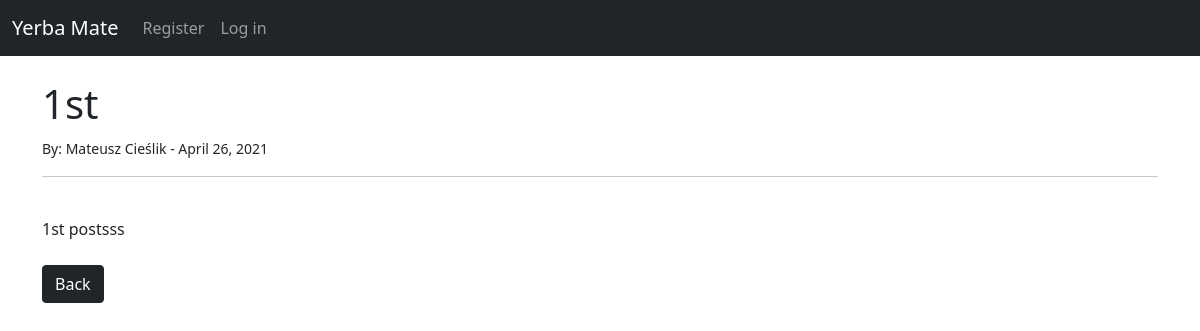
Before: /article/1 with the older database file.
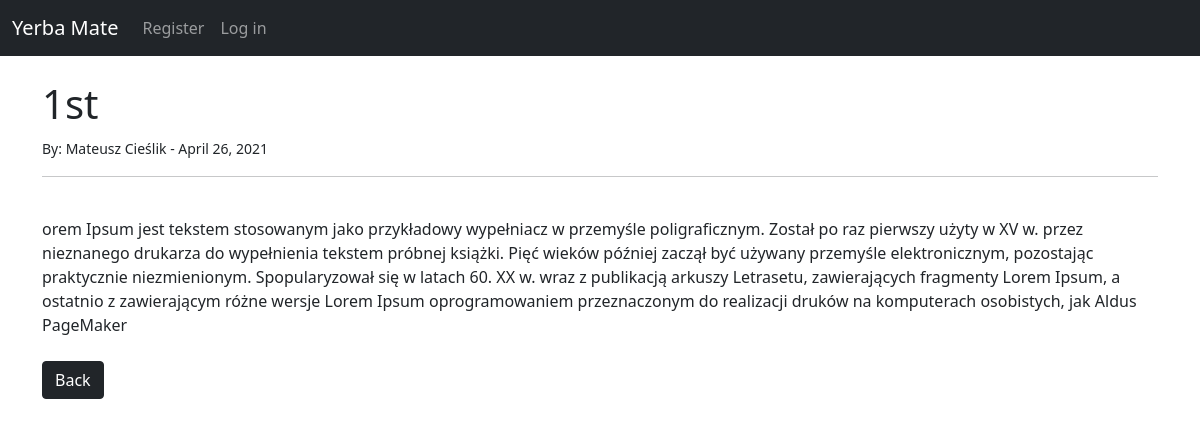
After: the same page with the newer database file.
### yerbata/models.py (models this page shows, shortened)
class Post(models.Model):
    title = models.CharField(max_length=255)
    title_tag = models.CharField(max_length=255, default="Yerba Mate")
    author = models.ForeignKey(User, on_delete=models.CASCADE)
    body = models.TextField()
    post_date = models.DateField(auto_now_add=True)
    category = models.CharField(max_length=255, default='Tea')

### yerbata/views.py (the view)
# urls.py: path('article/<int:pk>', ArticleDetailView.as_view(), name='article-detail'),
class ArticleDetailView(DetailView):
    model = Post
    template_name = 'article_details.html'

### yerbata/templates/article_details.html (shortened to what this page needs)
{% extends 'base.html' %}
{% block content %}
    <h1>{{post.title}}</h1>
    <small>By: {{ post.author.first_name }} {{ post.author.last_name }} - {{ post.post_date }}
    </small><br/>
    <hr>
    <br/>
    {{ post.body|safe }}
    <br/><br/>
    <a href="{% url 'home' %}" class = "btn btn-dark">Back</a>
{% endblock %}

Changed rows visible on the page:
changed Post "1st": body "1st postsss" → "orem Ipsum jest tekstem stosowanym jako przykładowy wypełniacz w przemyśle poligraficznym. Został po raz pierwszy użyty w XV w. przez nieznanego drukarza do wypełnienia tekstem próbnej książki. Pięć wieków później zaczął być używany przemyśle elektronicznym, pozostając praktycznie niezmienionym. Spopularyzował się w latach 60. XX w. wraz z publikacją arkuszy Letrasetu, zawierających fragmenty Lorem Ipsum, a ostatnio z zawierającym różne wersje Lorem Ipsum oprogramowaniem przeznaczonym do realizacji druków na komputerach osobistych, jak Aldus PageMaker"
